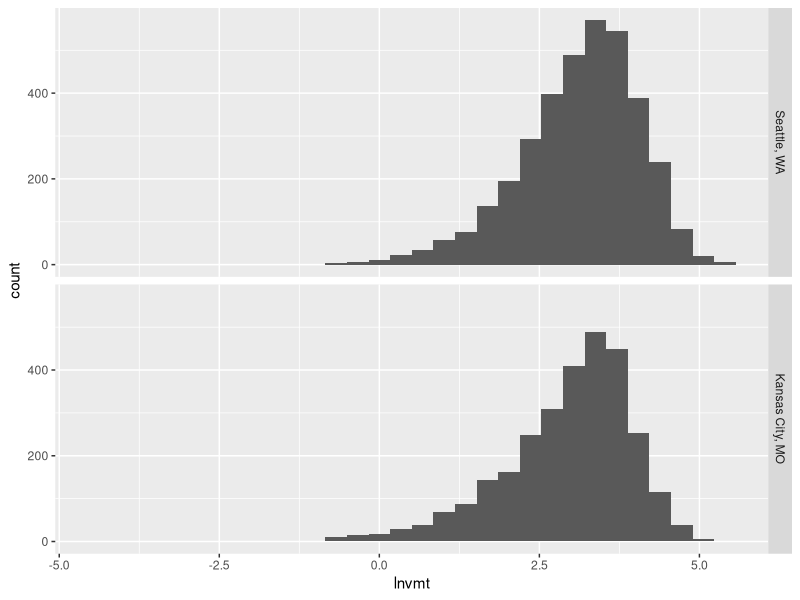

The R script that drew this image:
## ---- chunk 1

library(data.table)
library(foreign)

hts <- data.table(read.spss("datasets/HTS.household.10regions.sav",to.data.frame = T))

# step 1 - Independence: there is no reason to think that the VMT values between these two regions are not independent
hts[,.N,by=region]
hts<-hts[region%in%c("Seattle, WA","Kansas City, MO")]

# step 1 - Normality: Histogram plots look pretty normal

library(ggplot2)

ggplot(data=hts,aes(x=lnvmt))+
  geom_histogram()+
  facet_grid(region~.)
